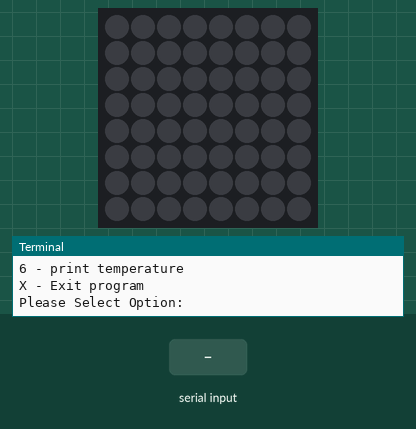
Recording of a program running on a simulated Raspberry Pi (BCM pin numbers) with a Sense HAT. Shown: the Sense HAT's 8×8 RGB LED matrix, the last lines printed to the terminal. Inputs (shaded band) come from the test bench. Dim RGB values are drawn brighter than linear; random numbers come from a fixed seed.

Above: at 1.2 s.
1.3 s: "4" typed at the terminal, then Enter
At 2.1 s:
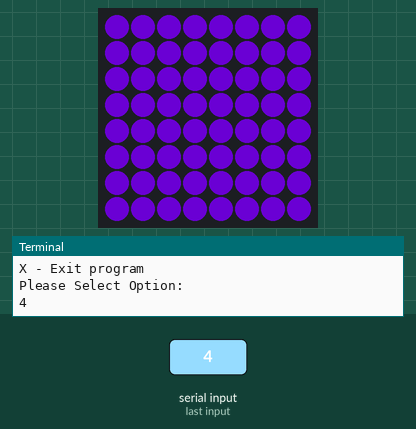
At 3.1 s:
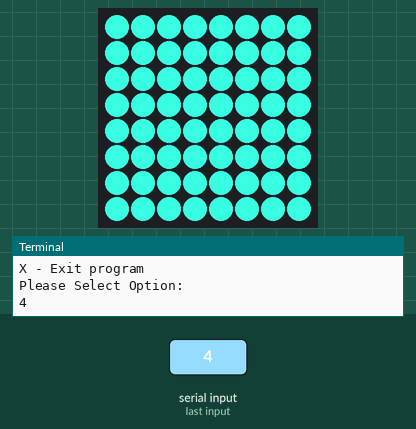
Timing chart, 0 to 4.6 s (numbered marks = the images above; inputs shaded):
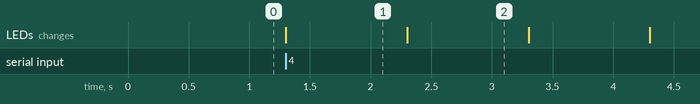

The program:

sensehat_menu.py
```python
from sense_hat import SenseHat
from random import randint
from time import sleep
sense = SenseHat()

olive = [93, 159, 65]
pink = [255, 0, 255]
blue = [0, 0, 255]
purple = [157, 64, 229]
black = [0, 0, 0]
red = [255, 0, 0]
grey = [192, 192, 192]
brown = [102, 51, 0]
colors = [ olive, pink, blue ]


def get_user_input():
	return input("Please Select Option: ")

def get_color(what_to_color):
	return input("Select " + what_to_color + " Color: ")

def set_backgroup_color(color):
	sense.clear(color)

def show_a_letter(letter):
	sense.show_letter(letter, text_colour=[ 99, 99, 200 ], back_colour=[255,0,0])

def choose_random_color():
	random_red = randint(0, 255)
	random_green = randint(0, 255)
	random_blue = randint(0, 255)
	return (random_red, random_green, random_blue)

def choose_random_int():
	random_int = randint(0, 7)
	return random_int

def set_pixel_color(pixel_x, pixel_y, color):
	sense.set_pixel(pixel_x, pixel_y, color)


def write_message(message, bg_color, txt_color):
	sense.show_message(message, back_colour=bg_color, text_colour=txt_color)

def print_temp():
	print(sense.get_temperature())


while True:
	print("SenseHat Play Menu")
	print(" ")
	print("1 - Set Backgroud Color ")
	print("2 - Write Message ")
	print("3 - Write A letter ")
	print("4 - make random colours")
	print("5 - illuminate random pixel with random color")
	print("6 - print temperature")
	print("X - Exit program ")
	option = get_user_input()
	if option == "1":
		# eval converts a string to a predined variable name
		gb_color = eval(get_color("backgroup"))
		set_backgroup_color(gb_color)
	elif option == "2":
		gb_color = eval(get_color("backgroup"))
		txt_color = eval(get_color("text"))
		write_message(input("Write a message to sense hat: "), gb_color , txt_color)
	elif option == "3":
		show_a_letter(input("display a letter"))
	elif option == "4":
		for i in range(100):
			random_color=choose_random_color()
			set_backgroup_color(random_color)
			sleep(1)
	elif option == "5":
		for i in range(100):
			random_color=choose_random_color()
			random_x = choose_random_int()
			random_y = choose_random_int()
			set_pixel_color(random_x, random_y, random_color)
			sleep(1)
	elif option == "6":
		print_temp()
	elif option == "X":
		sense.clear()
		break
```

Measured:
- after the input at 1.3 s, the LEDs: change at once (image 1)
- what the display in image 1 shows lasts 1.0 s, from 1.3 s to 2.3 s
